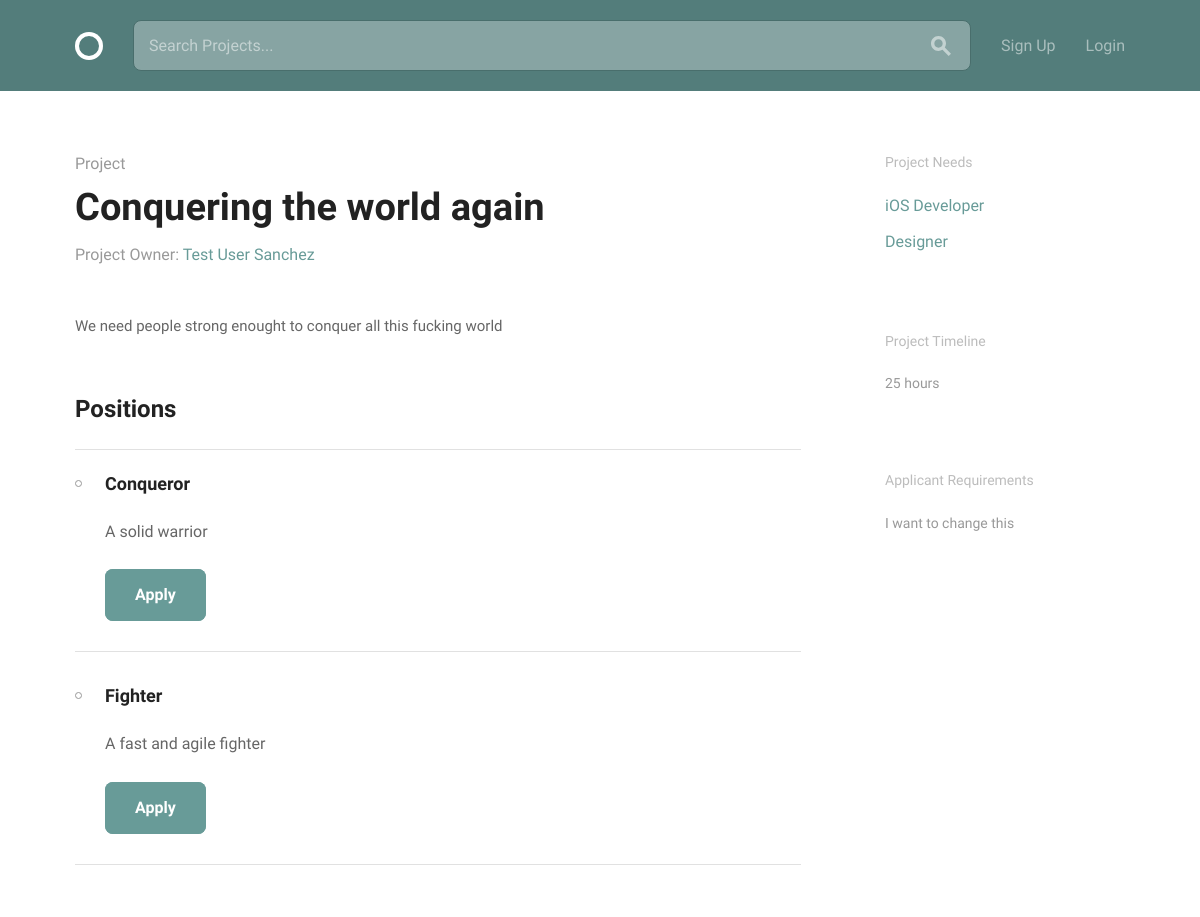
The page /projects/5 on the database its author committed.
### projects/models.py (models this page shows, shortened)
class Project(models.Model):
    owner = models.ForeignKey(settings.AUTH_USER_MODEL, on_delete=models.CASCADE, related_name="project")
    title = models.CharField(max_length=30)
    description = models.CharField(max_length=140)
    requirements = models.CharField(max_length=100)
    timeline = models.CharField(max_length=30, blank=True, default="")
    positions = models.ManyToManyField(Position, blank=True)

class Position(models.Model):
    title = models.CharField(max_length=30)
    description = models.CharField(max_length=140)

### accounts/models.py (models this page shows, shortened)
class User(AbstractBaseUser, PermissionsMixin):
    username = models.CharField(max_length=50, unique=True)
    email = models.EmailField(unique=True)
    date_joined = models.DateTimeField(default=timezone.now)
    is_active = models.BooleanField(default=True)
    is_staff = models.BooleanField(default=False)
    objects = UserManager()
    USERNAME_FIELD = "email"
    REQUIRED_FIELDS = ["username"]

### profiles/models.py (models this page shows, shortened)
class Profile(models.Model):
    user = models.OneToOneField(settings.AUTH_USER_MODEL, on_delete=models.CASCADE, related_name="profile")
    display_name = models.CharField(max_length=100, null=True, blank=True)
    bio = models.CharField(max_length=140, blank=True, default="")
    avatar = models.ImageField(upload_to="avatars/", blank=True, null=True)
    skills = models.ManyToManyField(Skill, blank=True)

### projects/views.py (the view)
# urls.py: url(r"^(?P<pk>\d+)$", views.ProjectView.as_view(), name="view-project"),
class ProjectView(generic.TemplateView):
    model = models.Project
    template_name = "projects/project.html"
    def get_object(self):
        return get_object_or_404(self.model, pk=self.kwargs.get('pk'))
    def get_context_data(self, **kwargs):
        context = super(ProjectView, self).get_context_data(**kwargs)
        context['project'] = self.get_object()
        return context

### projects/templates/projects/project.html (shortened to what this page needs)
{% extends "layout.html" %}
{% load static from staticfiles %}
{% block content %}
  <div class="bounds circle--page circle--article">
    <div class="grid-70">
      <div class="circle--article--header">
        <h4 class="circle--article--section">Project</h4>
        <h1 class="circle--article--title">{{ project.title }}</h1>
        <p class="circle--article--byline">Project Owner: <a>{{ project.owner.profile.display_name }}</a></p>
      </div>
      <div class="circle--article--body">
        {{ project.description }}
      </div>
      <div class="circle--project--positions">
        <h2>Positions</h2>
        <ul class="circle--group--list">
          {% for position in project.positions.all %}
          <li>
            <h3>{{ position.title }}</h3>
            <p>{{ position.description }}</p>
            <a class="button button-primary">Apply</a>
          </li>
          {% endfor %}
        </ul>
      </div>
    </div>
    <div class="grid-25 grid-push-5">
      <div class="circle--secondary--module">
        <h3>Project Needs</h3>
        <ul class="circle--link--list">
          <li><a>iOS Developer</a></li>
          <li><a>Designer</a></li>
        </ul>
      </div>
      <div class="circle--secondary--module">
        <h3>Project Timeline</h3>
        <p>{{ project.timeline }}</p>
      </div>
      <div class="circle--secondary--module">
        <h3>Applicant Requirements</h3>
        <p>{{ project.requirements }}</p>
      </div>
    </div>
  </div>
{% endblock %}

### assets/css/global.css (style rules this page uses)
html { font-family: sans-serif; -ms-text-size-adjust: 100%; -webkit-text-size-adjust: 100%; }
body { margin: 0; }
a { background-color: transparent; }
h1 { font-size: 2em; margin: 0.67em 0; }
html { font-size: 62.5%; }
body { font-size: 1.5em; line-height: 1.6; font-weight: 400; font-family: "Cousine"; color: #666; }
.bounds { max-width: 1080px; margin: 0 auto; }
.grid, .grid-5, .grid-10, .grid-15, .grid-20, .grid-25, .grid-30, .grid-33, .grid-35, .grid-40, .grid-45, .grid-50, .grid-55, .grid-60, .grid-65, .grid-66, .grid-70, .grid-75, .grid-80, .grid-90, .grid-95, .grid-100 { float: left; box-sizing: border-box; position: relative; }
.grid-push-5 { left: 5%; }
.grid-25 { width: 25%; padding: 0 15px; }
.grid-70 { width: 70%; padding: 0 15px; }
h1, h2, h3, h4, h5, h6 { margin-top: 0; margin-bottom: 2rem; font-weight: bold; font-family: "Work Sans", sans-serif; color: #222; }
h1 { font-size: 3.8rem; }
h2 { font-size: 2.4rem; }
h3 { font-size: 1.8rem; }
h4 { font-size: 1.6rem; }
@media (min-width: 550px) { h1 { font-size: 3.8rem; } }
@media (min-width: 550px) { h2 { font-size: 2.4rem; } }
@media (min-width: 550px) { h3 { font-size: 1.8rem; } }
@media (min-width: 550px) { h4 { font-size: 1.6rem; } }
p { margin-top: 0; font-size: 1.6rem; }
a { color: #689b98; -webkit-transition: color 0.2s; -moz-transition: color 0.2s; -ms-transition: color 0.2s; -o-transition: color 0.2s; transition: color 0.2s; }
.button, button, input[type="submit"], input[type="reset"], input[type="button"] { font-family: "Work Sans", sans-serif; font-size: 1.6rem; padding: 18px 30px; border: 0; margin-right: 10px; border-radius: 8px; font-weight: bold; display: inline-block; white-space: nowrap; box-sizing: border-box; line-height: 1; text-decoration: none; color: #689b98; background: none; box-shadow: 0 0 0 2px #689b98 inset; position: relative; -webkit-transition: 0.2s; -moz-transition: 0.2s; -ms-transition: 0.2s; -o-transition: 0.2s; transition: 0.2s; }
.button { cursor: pointer; }
.button.button-primary, input[type="submit"].button-primary, input[type="reset"].button-primary, input[type="button"].button-primary, button.button-primary { color: #fff; background-color: #689b98; }
ul { list-style: circle inside; }
ul { padding-left: 0; margin-top: 0; }
li { margin-bottom: 1rem; font-size: 1.6rem; }
button, .button { margin-bottom: 1rem; }
pre, blockquote, dl, figure, table, p, ul, ol, form { margin-bottom: 2.5rem; }
.circle--link--list { list-style-type: none; }
.circle--link--list a { text-decoration: none; }
.circle--group--list { border-top: 1px solid #e1e1e1; list-style: none; }
.circle--group--list li { border-bottom: 1px solid #e1e1e1; padding: 2rem 0 2rem 3rem; }
.circle--group--list li:before { content: ""; float: left; margin: 10px 0 0 -30px; width: 5px; height: 5px; border: 1px solid #999; border-radius: 10px; display: block; }
.circle--article--header { margin-bottom: 50px; }
.circle--article--header h1 { margin-bottom: 10px; }
.circle--article--section { margin: 0; font-weight: normal; color: #999; }
.circle--article--byline { margin: 0; line-height: 1; font-size: 1.6rem; color: #999; }
.circle--secondary--module { margin-bottom: 50px; }
.circle--secondary--module:before, .circle--secondary--module:after { content: " "; display: table; }
.circle--secondary--module:after { clear: both; }
.circle--secondary--module > h1, .circle--secondary--module > h2, .circle--secondary--module > h3, .circle--secondary--module > h4, .circle--secondary--module > h5, .circle--secondary--module > h6 { font-family: "Cousine"; color: rgba(34, 34, 34, 0.3); font-size: 1.4rem; font-weight: normal; }
.circle--secondary--module p { font-size: 1.4rem; color: #999999; }
.circle--secondary--module a { width: 100%; text-align: center; }
.circle--page { margin-bottom: 100px; }
.circle--page:before, .circle--page:after { content: " "; display: table; }
.circle--page:after { clear: both; }
.circle--article { padding-top: 30px; }
.circle--article--body { line-height: 1.8; margin-bottom: 50px; }

### rows shown on the page
Project: title "Conquering the world again", owner.profile.display_name "Test User Sanchez", description "We need people strong enought to conquer all this fucking world", timeline "25 hours", requirements "I want to change this"
Position: title "Conqueror", description "A solid warrior"
Position: title "Fighter", description "A fast and agile fighter"
